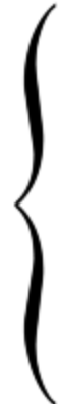
#> input picture raw/staffbracket.png, 58 x 404 px, found by its file name
$ python util2.py
#> lines starting #> are read from the running program, lines starting #| are printed output that depends on the picture; after the words box and inside, x2 and y2 are one past the last pixel; in counts of white or black regions, pixels touching at a corner belong together
### src/Key.py
from Circle import Circle as c
from Chord import Chord as ch

MINOR_SECOND = 1
MAJOR_SECOND = 2
MINOR_THIRD = 3
MAJOR_THIRD = 4
PERFECT_FOURTH = 5
DAT_TRITONE = 6
PERFECT_FIFTH = 7
AUGMENTED_FIFTH = 8
MINOR_SIXTH = 8
MAJOR_SIXTH = 9
DIMINISHED_SEVENTH = 9
MINOR_SEVENTH = 10
MAJOR_SEVENTH = 11
OCTAVE        = 12

FLAT_CIRCLE = ['C', 'Db', 'D', 'Eb', 'E', 'F', 'Gb', 'G', 'Ab', 'A', 'Bb', 'B']
SHARP_CIRCLE = ['C', 'C#', 'D', 'D#', 'E', 'F', 'F#', 'G', 'G#', 'A', 'A#', 'B']
CIRCLE = ['C', 'C#', 'D', 'Eb', 'E', 'F', 'F#', 'G', 'G#', 'A', 'Bb', 'B']

C_FLAT_CIRCLE = ['C', 'Db', 'D', 'Eb', 'Fb', 'F', 'Gb', 'G', 'Ab', 'A', 'Bb', 'Cb']
G_FLAT_CIRCLE = ['C', 'Db', 'D', 'Eb', 'E', 'F', 'Gb', 'G', 'Ab', 'A', 'Bb', 'Cb']
F_SHARP_CIRCLE = ['C', 'C#', 'D', 'D#', 'E', 'E#', 'F#', 'G', 'G#', 'A', 'A#', 'B']
C_SHARP_CIRCLE = ['B#', 'C#', 'D', 'D#', 'E', 'E#', 'F#', 'G', 'G#', 'A', 'A#', 'B']

SHARP_DOMINATED = ['C', 'G', 'D', 'A', 'E', 'B', 'F#', 'C#']
FLAT_DOMINATED = ['F', 'Bb', 'Eb', 'Ab', 'Db', 'Gb', 'Cb']

MAJOR_MODE = [0, 2, 4, 5, 7, 9, 11, 12]
MINOR_MODE = [0, 2, 3, 5, 7, 8, 10, 12]


class Key(object):
    def __init__(self, key, tonality='major', misc={}):
        """
        We may find it helpful to instantiate a tonic circle for us instead of using it statically.
        """
        self.key = None
        if len(key) == 2 and key[-1] == 'b':
            self.key = str(key[0]).upper() + 'b'
        else:
            self.key = str(key).upper()
        self.tonality = tonality

        self.circle = SHARP_CIRCLE if (self.key in SHARP_DOMINATED or '#' in self.key) else FLAT_CIRCLE
        self.circle = CIRCLE if self.key == 'C' else self.circle
        if self.key == "Cb":
            self.circle = C_FLAT_CIRCLE
        if self.key == "Gb":
            self.circle = G_FLAT_CIRCLE
        if self.key == "F#":
            self.circle = F_SHARP_CIRCLE
        if self.key == "C#":
            self.circle = C_SHARP_CIRCLE
        if self.key == "G#":
            self.circle = C_SHARP_CIRCLE  # No G_SHARP circle
        self.tonic_val = self.circle.index(self.key)
        self.indicies = [(self.tonic_val + i) % OCTAVE for i in MAJOR_MODE]
        self.notes = [self.circle[i] for i in self.indicies]

        if str(key).lower() == 'a' and tonality == 'minor':
            self.notes = ['A', 'B', 'C', 'D', 'E', 'F', 'G']
        if str(key).lower() == 'c' and tonality == 'major':
            self.notes = ['C', 'D', 'E', 'F', 'G', 'A', 'B']

        if tonality == 'major':
            self.tonic =  c(self.notes[0], misc={'parent': key}).generate_triad('major')
            self.supertonic =  c(self.notes[1], misc={'parent': key}).generate_triad('minor')
            # If we encounter enharmonics, they cause errors if we dont know the parent
            self.mediant = c(self.notes[2], misc={'parent': key}).generate_triad('minor')
            self.subdominant = c(self.notes[3], misc={'parent': key}).generate_triad('major')
            self.dominant = c(self.notes[4]).generate_triad('major')
            self.submediant = c(self.notes[5]).generate_triad('minor')
            self.leadingtone = c(self.notes[6], misc={'parent': key}).generate_triad('dim')
            self.subtonic = None # I dont really understand music theory?
        else:
            self.tonic =  c(self.notes[0]).generate_triad('minor')
            self.supertonic =  c(self.notes[1]).generate_triad('dim')
            self.mediant = c(self.notes[2], misc={'parent': key}).generate_triad('major')
            self.subdominant = c(self.notes[3], misc={'parent': key}).generate_triad('minor')
            self.dominant = c(self.notes[4]).generate_triad('minor')
            self.submediant = c(self.notes[5]).generate_triad('major')
            self.leadingtone = c(self.notes[6]).generate_triad('dim')
            self.subtonic = c(self.notes[6]).generate_triad('major')

    def get_key(self):
        return {'pitch': self.key, 'tonality': self.tonality}

    # [19 lines left out: function get_chord, not called in this run]

    def simple_str(self):
        return "%s %s" % (self.key, self.tonality)

    # [19 lines left out: function __str__, not called in this run]

### src/Circle.py
MINOR_SECOND = 1
MAJOR_SECOND = 2
MINOR_THIRD = 3
MAJOR_THIRD = 4
PERFECT_FOURTH = 5
DAT_TRITONE = 6
PERFECT_FIFTH = 7
AUGMENTED_FIFTH = 8
MINOR_SIXTH = 8
MAJOR_SIXTH = 9
DIMINISHED_SEVENTH = 9
MINOR_SEVENTH = 10
MAJOR_SEVENTH = 11
OCTAVE  = 12

FLAT_CIRCLE = ['C', 'Db', 'D', 'Eb', 'E', 'F', 'Gb', 'G', 'Ab', 'A', 'Bb', 'B']
SHARP_CIRCLE = ['C', 'C#', 'D', 'D#', 'E', 'F', 'F#', 'G', 'G#', 'A', 'A#', 'B']
CIRCLE = ['C', 'C#', 'D', 'Eb', 'E', 'F', 'F#', 'G', 'G#', 'A', 'Bb', 'B']

C_FLAT_CIRCLE = ['C', 'Db', 'D', 'Eb', 'Fb', 'F', 'Gb', 'G', 'Ab', 'A', 'Bb', 'Cb']
G_FLAT_CIRCLE = ['C', 'Db', 'D', 'Eb', 'E', 'F', 'Gb', 'G', 'Ab', 'A', 'Bb', 'Cb']
F_SHARP_CIRCLE = ['C', 'C#', 'D', 'D#', 'E', 'E#', 'F#', 'G', 'G#', 'A', 'A#', 'B']
#C_SHARP_CIRCLE = ['C', 'C#', 'D', 'D#', 'E', 'E#', 'F#', 'G', 'G#', 'A', 'A#', 'B#']
C_SHARP_CIRCLE = ['B#', 'C#', 'D', 'D#', 'E', 'E#', 'F#', 'G', 'G#', 'A', 'A#', 'B']

SHARP_DOMINATED = ['C', 'G', 'D', 'A', 'E', 'B', 'F#', 'C#']
FLAT_DOMINATED = ['F', 'Bb', 'Eb', 'Ab', 'Db', 'Gb', 'Cb']


class Circle(object):

    def __init__(self, key, misc={}):
        """
        We may find it helpful to instantiate a tonic circle for us instead of using it statically.
        """
        self.tonic = key
        self.circle = SHARP_CIRCLE if (key in SHARP_DOMINATED or '#' in key) else FLAT_CIRCLE
        self.circle = CIRCLE if key == 'C' else self.circle
        parent_key = "String cheese"
        if 'parent' in misc.keys():
            parent_key = misc['parent']
        self.circle = FLAT_CIRCLE if parent_key in FLAT_DOMINATED else self.circle
        self.circle = C_FLAT_CIRCLE if parent_key == 'Cb' else self.circle
        self.circle = G_FLAT_CIRCLE if parent_key == 'Gb' else self.circle
        self.circle = F_SHARP_CIRCLE if parent_key == 'F#' else self.circle
        self.circle = C_SHARP_CIRCLE if parent_key == 'C#' else self.circle
        self.circle = C_SHARP_CIRCLE if key == 'G#' else self.circle
        self.tonic_val = self.circle.index(key)

    def generate_triad(self, quality='major', inversion=0, root_octave=3, bass=True):
        if quality == 'major':
            chord = self.__generate_major_triad()
        if quality == 'minor':
            chord = self.__generate_minor_triad()
        if quality == 'aug':
            chord = self.__generate_augmt_triad()
        if quality == 'dim':
            chord = self.__generate_dimin_triad()

#         chord = Rectifier.assign_octave(key=self.tonic, chord=chord,
#                                         quality=quality, inversion=inversion, octave)
        return chord

    # [48 lines left out: functions generate_extended, __generate_dom_7, __generate_maj_7, __generate_min_7, __generate_halfdim7, __generate_dim7 and 1 more, not called in this run]

    def __generate_major_triad(self):
        third = self.circle[(self.tonic_val + MAJOR_THIRD) % OCTAVE]
        fifth = self.circle[(self.tonic_val + PERFECT_FIFTH) % OCTAVE]
        return [self.tonic, third, fifth]

    def __generate_minor_triad(self):
        third = self.circle[(self.tonic_val + MINOR_THIRD) % OCTAVE]
        fifth = self.circle[(self.tonic_val + PERFECT_FIFTH) % OCTAVE]
        return [self.tonic, third, fifth]

    def __generate_dimin_triad(self):
        third = self.circle[(self.tonic_val + MINOR_THIRD) % OCTAVE]
        fifth = self.circle[(self.tonic_val + DAT_TRITONE) % OCTAVE]
        return [self.tonic, third, fifth]

### src/Time.py
class Time(object):
    def __init__(self, top, bottom, bpm, swing=False, descriptor=None):
        self.top = top
        self.bottom = bottom
        self.bpm = bpm
        self.swing = swing
        self.desc = descriptor

    def __str__(self):
        return "%d/%d (%d bpm)" % (self.top, self.bottom, self.bpm)

### src/Signature.py
class Signature(object):
    def __init__(self, key, time):
        self.key = key
        self.time = time

    def __str__(self):
        retstr = """Key: %s, Time: %s""" % (self.key.simple_str(), self.time.__str__())
        return retstr

### src/util2.py
import sys
sys.path.append('src/')

import cv2
import numpy as np
from Key import Key
from Time import Time
from Signature import Signature

PAGE_W = 1400
MEASURE_W = 300
CURLY_START_OFFSET = 16
ACCIDENTAL_X = 9

FINAL_LINEUP = 1365

CHORD_H = 50
MEASURE_H = 300  # Was 265
TITLE_START_X = 50
TITLE_AUTHOR = 200
TIME_INFO_HEIGHT = 75
TIME_INFO = 325
PAGE_H = 1864
PAGE_N_Y_BUFFER = 100
MEASURES_PER_PAGE = 16

MARGIN_L = 100
MARGIN_R = 1300

BLACK_TRI = (0, 0, 0)


# [456 lines left out: functions abbreviate_chord, annotate_chords, add_title_info, add_addtl_page_info, add_time_info, generate_notes and 3 more, not called in this run]


def create_curlybrace(h):
#> called with h = 300
    leftbrace = cv2.imread("raw/staffbracket.png")
#> leftbrace is the input picture: shape (404, 58, 3); min 0, max 255, mean 214.3
    leftbrace = cv2.resize(leftbrace, (int(leftbrace.shape[1] / 4), int(leftbrace.shape[0] / 1.65)))
    measure = np.zeros((h, leftbrace.shape[1], 3), dtype=np.uint8) - 1
    measure[CURLY_START_OFFSET: CURLY_START_OFFSET + leftbrace.shape[0],
    0:leftbrace.shape[1]] = leftbrace
    return measure


def create_clef_image(h):
#> called with h = 300
    treble = cv2.imread("raw/treble.png")
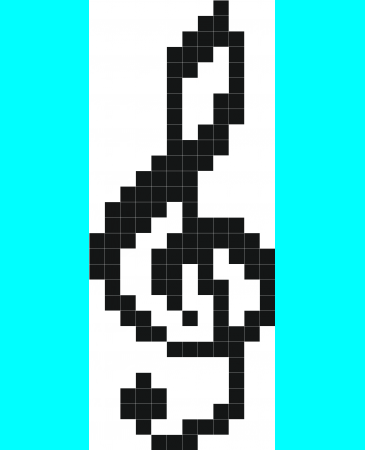
#> input picture raw/treble.png, 365 x 450 px, found by its file name
#> treble is the input picture: shape (450, 365, 3); mean B, G, R 213.3, 213.3, 87.9
    bass = cv2.imread("raw/bass.png")
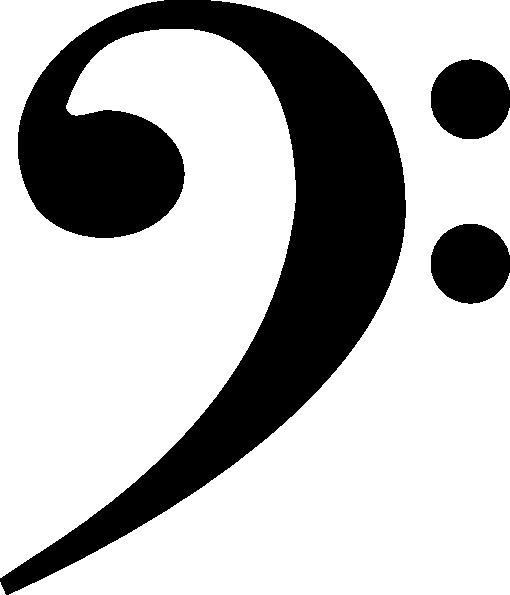
#> input picture raw/bass.png, 510 x 595 px, found by its file name
#> bass is the input picture: shape (595, 510, 3); 71.1% white; 3 black regions, box (x1, y1, x2, y2) and area: (0, 0, 406, 595) 77754, (431, 59, 510, 139) 5008, (431, 224, 510, 304) 5006
    treble = cv2.cvtColor(cv2.resize(treble, (int(treble.shape[0] / 5), int(treble.shape[1] / 5))),
                          cv2.COLOR_BGR2RGB)
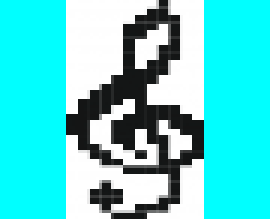
#> treble: shape (73, 90, 3) (shown 3 times larger); mean R, G, B 88.1, 213.1, 213.1
    treble = treble[:, 22:-22]
#> treble: shape (73, 46, 3)
    bass = cv2.resize(bass, (int(bass.shape[0] / 12), int(bass.shape[1] / 9)))
#> bass: shape (56, 49, 3)

    max_w = max(treble.shape[1], bass.shape[1]) + 4
#> max_w = 53
    patch = np.zeros([h, max_w, 3], dtype=np.uint8) - 1

    patch[40:40 + treble.shape[0], 2:2 + treble.shape[1]] = treble
    patch[175 + 25:175 + 25 + bass.shape[0], 2:2 + bass.shape[1]] = bass
#> patch: shape (300, 53, 3); mean R, G, B 224.7, 224.8, 224.8
    return patch


def make_regular_measure_end(h, openleft=False):
    patch = np.zeros([h, MEASURE_W, 3], dtype=np.uint8) - 1
    for i in range(5):
        cv2.line(patch, (0, 40 + 15 * i), (MEASURE_W, 40 + 15 * i), color=(0, 0, 0), thickness=1)
        cv2.line(patch, (0, 170 + 25 + 15 * i), (MEASURE_W, 170 + 25 + 15 * i), color=(0, 0, 0), thickness=1)
    if not openleft:
        cv2.line(patch, (0, 40), (0, 230 + 25), color=(0, 0, 0), thickness=1)
    cv2.line(patch, (300, 40), (300, 230 + 25 + 25), color=(0, 0, 0), thickness=1)
    return patch


def make_staff(patch, left=True, right=False):
    # Shift down bass lef 25 pixels from 170 -> 190
#> called with left = True, right = False
    w = patch.shape[1]
#> w = 53
    for i in range(5):
        cv2.line(patch, (0, 40 + 15 * i), (patch.shape[1], 40 + 15 * i), color=(0, 0, 0), thickness=1)
        cv2.line(patch, (0, 170 + 25 + 15 * i), (patch.shape[1], 170 + 25 + 15 * i), color=(0, 0, 0), thickness=1)
#> patch: shape (300, 53, 3); mean R, G, B 218, 218.1, 218.1
    if left:
        cv2.line(patch, (0, 40), (0, 230 + 25), color=(0, 0, 0), thickness=1)
#> patch: shape (300, 53, 3); mean R, G, B 214.6, 214.8, 214.8
    if right:
        cv2.line(patch, (w - 1, 40), (w - 1, 230 + 25), color=(0, 0, 255), thickness=2)
    return patch


def create_accidentals(signature, h):
    hour = 0

    key = signature.key.key
    tonality = signature.key.tonality

    if key == 'G':
        hour = 1
    if key == 'D':
        hour = 2
    if key == 'A':
        hour = 3
    if key == 'E':
        hour = 4
    if key == 'B' or key == 'Cb':
        hour = 5
    if key == 'F#' or key == 'Gb':
        hour = 6
    if key == 'C#' or key == 'Db':
        hour = 7
    if key == 'Ab':
        hour = 8
    if key == 'Eb':
        hour = 9
    if key == 'Bb':
        hour = 10
    if key == 'F':
        hour = 11

    if tonality == 'minor':
        hour += 9
    hour %= 12

    flats, sharps = 0, 0
    if hour < 6 or '#' in key:
        sharps, flats = hour, 0
    if hour > 6 or key in ['Gb', 'Cb']:
        sharps, flats = 0, 12 - hour
    if key == 'C#':
        sharps = 7
        flats = 0
    if hour == 6:
        if key == 'F#':
            sharps, flats = 6, 0
        else:
            sharps, flats = 0, 6

    accidentals = max(flats, sharps)
    needed_w = 8 + (accidentals * ACCIDENTAL_X)
    dims = [h, needed_w, 3]
    patch = np.zeros(dims, dtype=np.uint8) - 1

    if sharps > flats:
        patch = generate_sharps(patch, accidentals)
    elif flats > sharps:
        patch = generate_flats(patch, accidentals)
    else:
        if key == 'Gb':  # This is at the bottom of the enharmonic circle. I like sharps more than flats, this can be changed via arg.
            patch = generate_flats(patch, accidentals)
        else:
            patch = generate_sharps(patch, accidentals)

    return patch


def insert_keysignature(measure, signature, h, measure_number, time):  # Two parter
    clef_image = create_clef_image(h)
    clef_image = make_staff(clef_image)
    cv2.putText(clef_image, "%d" % measure_number, (clef_image.shape[1] - 36, 36),
                fontScale=1.5, fontFace=cv2.FONT_HERSHEY_PLAIN, color=(0, 0, 0), thickness=2)
#> clef_image: shape (300, 53, 3); mean R, G, B 213.1, 213.2, 213.2
    acci_image = create_accidentals(signature, h)
    acci_image = make_staff(acci_image, left=False)
    if time:
        time_image = insert_timesignature(signature, h)
        time_image = make_staff(time_image, left=False)
        measure = np.concatenate((measure, clef_image, acci_image, time_image), axis=1)
    else:
        measure = np.concatenate((measure, clef_image, acci_image), axis=1)
    return measure


def insert_timesignature(signature, h):  # Two parter
    top, bottom = signature.time.top, signature.time.bottom
    lentop, lenbot = len(str(top)), len(str(bottom))
    width = 49 if (lentop > 1 or lenbot > 1) else 25
    patch = np.zeros([h, width, 3], dtype=np.uint8) - 1
    cv2.putText(patch, "%s" % top, (0, 65), fontScale=1.25, fontFace=cv2.FONT_HERSHEY_COMPLEX, color=(0, 0, 0),
                thickness=2)
    cv2.putText(patch, "%s" % bottom, (0, 95), fontScale=1.25, fontFace=cv2.FONT_HERSHEY_COMPLEX, color=(0, 0, 0),
                thickness=2)
    cv2.putText(patch, "%s" % top, (0, 195 + 25), fontScale=1.25, fontFace=cv2.FONT_HERSHEY_COMPLEX, color=(0, 0, 0),
                thickness=2)
    cv2.putText(patch, "%s" % bottom, (0, 230 + 25), fontScale=1.25, fontFace=cv2.FONT_HERSHEY_COMPLEX, color=(0, 0, 0),
                thickness=2)
    return patch


def generate_sharps(patch, sharps):
#> called with sharps = 7
    i = 0
    sharp_ys = [(45, 190 + 25), (65, 213 + 25), (39, 182 + 25), (61, 203 + 25),
                (79, 227 + 25), (50, 199 + 25), (74, 220 + 25)]
    # sharp_ys = [(45, 190), (65, 213), (39, 182), (61, 203), (79, 227), (50, 199), (74, 220)]
    # sharp_ys = [(30, 165), (50, 188), (24, 155), (46, 180), (64, 200), (35, 170), (59, 190)]
    while sharps > 0:
        x = 0 + (i * ACCIDENTAL_X)
        treble_y, bass_y = sharp_ys[i]
        cv2.putText(patch, "#", (x, treble_y), fontScale=.75, fontFace=cv2.FONT_HERSHEY_COMPLEX, color=(0, 0, 0),
                    thickness=2)
        cv2.putText(patch, "#", (x, bass_y), fontScale=.75, fontFace=cv2.FONT_HERSHEY_COMPLEX, color=(0, 0, 0),
                    thickness=2)
        sharps -= 1
        i += 1
#> patch: shape (300, 71, 3); 88% white; 14 black regions, largest, box (x1, y1, x2, y2) and area: (19, 22, 34, 46) 182, (1, 28, 16, 52) 182, (46, 33, 61, 57) 182
#> after the loop, i = 7; sharps = 0
    return patch


# [16 lines left out: function generate_flats, not called in this run]


def make_first_measure_of_piece(dims, signature, measure_number):
    # create canvas of size dims. The x is dimensions of BAR AFTER ALL SIGNATURE
    measure = create_curlybrace(h=dims[0])
    measure = insert_keysignature(measure, signature, h=dims[0], measure_number=measure_number, time=True)  # Two parter
#> call 2 of make_staff, with left = False, right = False
#> after the loop in make_staff (call 2), `for i in range(5):`:
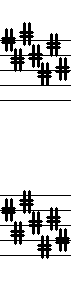
#> patch: shape (300, 71, 3); 85.4% white; 3 black regions, box (x1, y1, x2, y2) and area: (0, 190, 71, 259) 1554, (0, 22, 71, 86) 1488, (0, 100, 71, 101) 71
#> in insert_timesignature, `cv2.putText(patch, "%s" % top, (0, 65), fontScale=1.25, fontFace=cv2.F..`: patch: shape (300, 25, 3); 96.9% white; 1 black region, box (x1, y1, x2, y2) and area: (2, 38, 25, 67) 236
#> in insert_timesignature, `cv2.putText(patch, "%s" % bottom, (0, 230 + 25), fontScale=1.25, fontF..`: patch: shape (300, 25, 3); 87.4% white; 4 black regions, box (x1, y1, x2, y2) and area: (2, 38, 25, 67) 236, (2, 68, 25, 97) 236, (2, 193, 25, 222) 236, (2, 228, 25, 257) 236
#> call 3 of make_staff, with left = False, right = False
#> after the loop in make_staff (call 3), `for i in range(5):`:
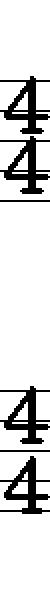
#> patch: shape (300, 25, 3) (shown 2 times larger); 84.8% white; 6 black regions, box (x1, y1, x2, y2) and area: (0, 38, 25, 67) 275, (0, 68, 25, 97) 275, (0, 193, 25, 222) 275, (0, 228, 25, 257) 267, (0, 100, 25, 101) 25, (0, 225, 25, 226) 25
    time = insert_timesignature(signature, h=dims[0])
    body = make_regular_measure_end(h=dims[0], openleft=True)
#> after the loop in make_regular_measure_end, `for i in range(5):`:
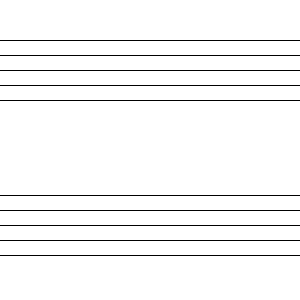
#> patch: shape (300, 300, 3); 96.7% white; black in thin lines or dots, all inside (x1, y1, x2, y2) = (0, 40, 300, 256)
    measure = np.concatenate((measure, body), axis=1)
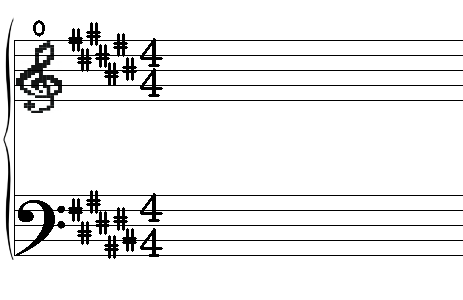
#> measure: shape (300, 463, 3); mean R, G, B 235.9, 235.9, 235.9
    return measure


# [8 lines left out: function make_first_measure_of_line, not called in this run]


def make_generic_measure(dims):
    body = make_regular_measure_end(h=dims[0], openleft=False)
    return body


# [6 lines left out: function make_final_measure, not called in this run]


if __name__ == '__main__':
    k = Key('C#', 'major')
    t = Time(4, 4, 69, descriptor="With gusto")
    s = Signature(k, t)

    dims = [MEASURE_H, MEASURE_W, 3]
    measure = make_first_measure_of_piece(dims, s, 0)

    print("Notes start at %d" % (measure.shape[1] - MEASURE_W))
#| Notes start at 163
